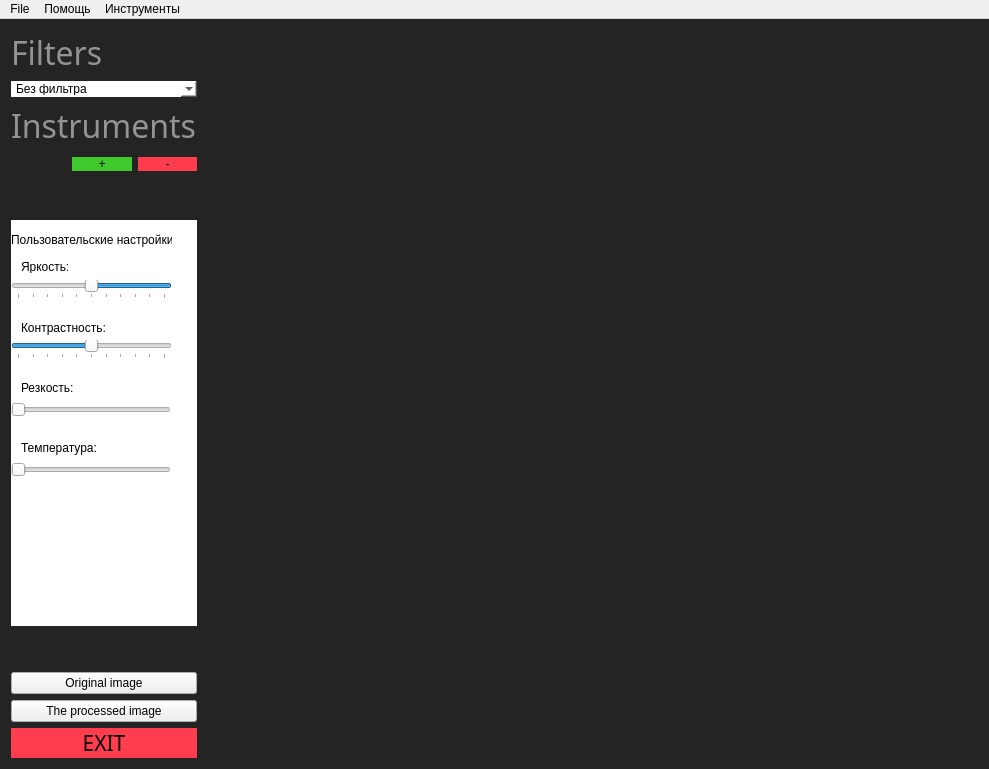
<?xml version="1.0" encoding="UTF-8"?>
<ui version="4.0">
 <class>MainWindow</class>
 <widget class="QMainWindow" name="MainWindow">
  <property name="geometry">
   <rect>
    <x>0</x>
    <y>0</y>
    <width>989</width>
    <height>769</height>
   </rect>
  </property>
  <property name="windowTitle">
   <string>Photo Editor: ANA</string>
  </property>
  <property name="styleSheet">
   <string notr="true">QMainWindow{
background-color:#242424;
}</string>
  </property>
  <widget class="QWidget" name="centralWidget">
   <layout class="QHBoxLayout" name="horizontalLayout_2">
    <item>
     <layout class="QVBoxLayout" name="verticalLayout_4">
      <item>
       <layout class="QVBoxLayout" name="verticalLayout">
        <item>
         <widget class="QLabel" name="label">
          <property name="sizePolicy">
           <sizepolicy hsizetype="Fixed" vsizetype="Fixed">
            <horstretch>0</horstretch>
            <verstretch>0</verstretch>
           </sizepolicy>
          </property>
          <property name="font">
           <font>
            <family>Bauhaus 93</family>
            <pointsize>24</pointsize>
           </font>
          </property>
          <property name="styleSheet">
           <string notr="true">#label{
color:#949494;
}</string>
          </property>
          <property name="text">
           <string>Filters</string>
          </property>
         </widget>
        </item>
        <item>
         <widget class="QComboBox" name="comboBox">
          <property name="sizePolicy">
           <sizepolicy hsizetype="Minimum" vsizetype="Fixed">
            <horstretch>100</horstretch>
            <verstretch>0</verstretch>
           </sizepolicy>
          </property>
          <property name="toolTipDuration">
           <number>-1</number>
          </property>
          <property name="styleSheet">
           <string notr="true">#comboBox{
background:white;
background-color:white;
border:none;
}</string>
          </property>
          <property name="editable">
           <bool>false</bool>
          </property>
          <property name="currentText">
           <string>Без фильтра</string>
          </property>
          <property name="currentIndex">
           <number>0</number>
          </property>
          <property name="sizeAdjustPolicy">
           <enum>QComboBox::AdjustToContentsOnFirstShow</enum>
          </property>
          <item>
           <property name="text">
            <string>Без фильтра</string>
           </property>
          </item>
          <item>
           <property name="text">
            <string>Негатив</string>
           </property>
          </item>
          <item>
           <property name="text">
            <string>Сепия</string>
           </property>
          </item>
          <item>
           <property name="text">
            <string>Черно-белый</string>
           </property>
          </item>
          <item>
           <property name="text">
            <string>Moon</string>
           </property>
          </item>
         </widget>
        </item>
       </layout>
      </item>
      <item>
       <layout class="QVBoxLayout" name="verticalLayout_3">
        <item>
         <widget class="QLabel" name="label_2">
          <property name="sizePolicy">
           <sizepolicy hsizetype="Fixed" vsizetype="Fixed">
            <horstretch>0</horstretch>
            <verstretch>0</verstretch>
           </sizepolicy>
          </property>
          <property name="font">
           <font>
            <family>Bauhaus 93</family>
            <pointsize>24</pointsize>
           </font>
          </property>
          <property name="toolTipDuration">
           <number>-1</number>
          </property>
          <property name="styleSheet">
           <string notr="true">#label_2{
color:#949494;
}</string>
          </property>
          <property name="text">
           <string>Instruments</string>
          </property>
         </widget>
        </item>
        <item>
         <layout class="QVBoxLayout" name="verticalLayout_2">
          <item>
           <layout class="QHBoxLayout" name="horizontalLayout">
            <item>
             <spacer name="horizontalSpacer_2">
              <property name="orientation">
               <enum>Qt::Horizontal</enum>
              </property>
              <property name="sizeType">
               <enum>QSizePolicy::Ignored</enum>
              </property>
              <property name="sizeHint" stdset="0">
               <size>
                <width>61</width>
                <height>20</height>
               </size>
              </property>
             </spacer>
            </item>
            <item>
             <widget class="QPushButton" name="pushButton_2">
              <property name="sizePolicy">
               <sizepolicy hsizetype="Minimum" vsizetype="Fixed">
                <horstretch>0</horstretch>
                <verstretch>0</verstretch>
               </sizepolicy>
              </property>
              <property name="styleSheet">
               <string notr="true">#pushButton_2{
border-style:solid;
background-color:#40C92C;
}
#pushButton_2::hover{
background-color:#18BD00;
}</string>
              </property>
              <property name="text">
               <string>+</string>
              </property>
             </widget>
            </item>
            <item>
             <widget class="QPushButton" name="pushButton">
              <property name="sizePolicy">
               <sizepolicy hsizetype="Minimum" vsizetype="Fixed">
                <horstretch>0</horstretch>
                <verstretch>0</verstretch>
               </sizepolicy>
              </property>
              <property name="toolTipDuration">
               <number>-1</number>
              </property>
              <property name="styleSheet">
               <string notr="true">#pushButton{
border-style:solid;
background-color:#FF3D4E;
}
#pushButton::hover{
background-color:#EB0015;
}</string>
              </property>
              <property name="text">
               <string>-</string>
              </property>
             </widget>
            </item>
           </layout>
          </item>
          <item>
           <spacer name="verticalSpacer">
            <property name="toolTipDuration">
             <number>-1</number>
            </property>
            <property name="orientation">
             <enum>Qt::Vertical</enum>
            </property>
            <property name="sizeType">
             <enum>QSizePolicy::Expanding</enum>
            </property>
            <property name="sizeHint" stdset="0">
             <size>
              <width>20</width>
              <height>40</height>
             </size>
            </property>
           </spacer>
          </item>
          <item>
           <widget class="QWidget" name="widget_2" native="true">
            <property name="sizePolicy">
             <sizepolicy hsizetype="Minimum" vsizetype="Minimum">
              <horstretch>1</horstretch>
              <verstretch>1</verstretch>
             </sizepolicy>
            </property>
            <property name="styleSheet">
             <string notr="true">#widget_2{
background-color:white;
}
</string>
            </property>
            <widget class="QLabel" name="label_3">
             <property name="geometry">
              <rect>
               <x>10</x>
               <y>40</y>
               <width>47</width>
               <height>13</height>
              </rect>
             </property>
             <property name="text">
              <string>Яркость:</string>
             </property>
            </widget>
            <widget class="QSlider" name="horizontalSlider">
             <property name="geometry">
              <rect>
               <x>0</x>
               <y>60</y>
               <width>161</width>
               <height>19</height>
              </rect>
             </property>
             <property name="minimum">
              <number>-100</number>
             </property>
             <property name="maximum">
              <number>100</number>
             </property>
             <property name="singleStep">
              <number>5</number>
             </property>
             <property name="pageStep">
              <number>10</number>
             </property>
             <property name="tracking">
              <bool>true</bool>
             </property>
             <property name="orientation">
              <enum>Qt::Horizontal</enum>
             </property>
             <property name="invertedAppearance">
              <bool>true</bool>
             </property>
             <property name="invertedControls">
              <bool>true</bool>
             </property>
             <property name="tickPosition">
              <enum>QSlider::TicksBelow</enum>
             </property>
             <property name="tickInterval">
              <number>20</number>
             </property>
            </widget>
            <widget class="QLabel" name="label_4">
             <property name="geometry">
              <rect>
               <x>10</x>
               <y>100</y>
               <width>91</width>
               <height>16</height>
              </rect>
             </property>
             <property name="text">
              <string>Контрастность:</string>
             </property>
            </widget>
            <widget class="QSlider" name="horizontalSlider_2">
             <property name="geometry">
              <rect>
               <x>0</x>
               <y>120</y>
               <width>161</width>
               <height>19</height>
              </rect>
             </property>
             <property name="minimum">
              <number>-100</number>
             </property>
             <property name="maximum">
              <number>100</number>
             </property>
             <property name="singleStep">
              <number>5</number>
             </property>
             <property name="orientation">
              <enum>Qt::Horizontal</enum>
             </property>
             <property name="tickPosition">
              <enum>QSlider::TicksBelow</enum>
             </property>
             <property name="tickInterval">
              <number>20</number>
             </property>
            </widget>
            <widget class="QLabel" name="label_5">
             <property name="geometry">
              <rect>
               <x>10</x>
               <y>160</y>
               <width>61</width>
               <height>16</height>
              </rect>
             </property>
             <property name="text">
              <string>Резкость:</string>
             </property>
            </widget>
            <widget class="QSlider" name="horizontalSlider_3">
             <property name="geometry">
              <rect>
               <x>0</x>
               <y>180</y>
               <width>160</width>
               <height>19</height>
              </rect>
             </property>
             <property name="orientation">
              <enum>Qt::Horizontal</enum>
             </property>
            </widget>
            <widget class="QLabel" name="label_6">
             <property name="geometry">
              <rect>
               <x>10</x>
               <y>220</y>
               <width>81</width>
               <height>16</height>
              </rect>
             </property>
             <property name="text">
              <string>Температура:</string>
             </property>
            </widget>
            <widget class="QSlider" name="horizontalSlider_4">
             <property name="geometry">
              <rect>
               <x>0</x>
               <y>240</y>
               <width>160</width>
               <height>19</height>
              </rect>
             </property>
             <property name="orientation">
              <enum>Qt::Horizontal</enum>
             </property>
            </widget>
            <widget class="QLabel" name="label_7">
             <property name="geometry">
              <rect>
               <x>0</x>
               <y>10</y>
               <width>161</width>
               <height>20</height>
              </rect>
             </property>
             <property name="lineWidth">
              <number>1</number>
             </property>
             <property name="midLineWidth">
              <number>0</number>
             </property>
             <property name="text">
              <string>Пользовательские настройки</string>
             </property>
             <property name="textFormat">
              <enum>Qt::AutoText</enum>
             </property>
            </widget>
           </widget>
          </item>
          <item>
           <spacer name="verticalSpacer_2">
            <property name="orientation">
             <enum>Qt::Vertical</enum>
            </property>
            <property name="sizeHint" stdset="0">
             <size>
              <width>20</width>
              <height>40</height>
             </size>
            </property>
           </spacer>
          </item>
         </layout>
        </item>
       </layout>
      </item>
      <item>
       <widget class="QPushButton" name="original">
        <property name="text">
         <string>Original image</string>
        </property>
       </widget>
      </item>
      <item>
       <widget class="QPushButton" name="changeImage">
        <property name="text">
         <string>The processed image</string>
        </property>
       </widget>
      </item>
      <item>
       <widget class="QPushButton" name="pushButton_3">
        <property name="font">
         <font>
          <family>Bauhaus 93</family>
          <pointsize>16</pointsize>
         </font>
        </property>
        <property name="cursor">
         <cursorShape>PointingHandCursor</cursorShape>
        </property>
        <property name="styleSheet">
         <string notr="true">#pushButton_3{
border-style:solid;
background-color:#FF3D4E;
}
#pushButton_3::hover{
background-color:#EB0015;
}</string>
        </property>
        <property name="text">
         <string>EXIT</string>
        </property>
       </widget>
      </item>
     </layout>
    </item>
    <item>
     <widget class="QImageWidget" name="widget" native="true">
      <property name="sizePolicy">
       <sizepolicy hsizetype="Minimum" vsizetype="Minimum">
        <horstretch>1</horstretch>
        <verstretch>0</verstretch>
       </sizepolicy>
      </property>
      <property name="font">
       <font>
        <family>Times New Roman</family>
        <pointsize>14</pointsize>
       </font>
      </property>
      <property name="cursor">
       <cursorShape>PointingHandCursor</cursorShape>
      </property>
      <property name="mouseTracking">
       <bool>false</bool>
      </property>
      <property name="acceptDrops">
       <bool>false</bool>
      </property>
      <property name="toolTipDuration">
       <number>-1</number>
      </property>
      <property name="styleSheet">
       <string notr="true"/>
      </property>
     </widget>
    </item>
   </layout>
  </widget>
  <widget class="QMenuBar" name="menuBar">
   <property name="geometry">
    <rect>
     <x>0</x>
     <y>0</y>
     <width>989</width>
     <height>21</height>
    </rect>
   </property>
   <widget class="QMenu" name="menuFile">
    <property name="title">
     <string>File</string>
    </property>
    <addaction name="actionOk"/>
    <addaction name="action"/>
    <addaction name="separator"/>
    <addaction name="action_2"/>
   </widget>
   <widget class="QMenu" name="menu">
    <property name="title">
     <string>Помощь</string>
    </property>
    <addaction name="action_4"/>
   </widget>
   <widget class="QMenu" name="menu_2">
    <property name="title">
     <string>Инструменты</string>
    </property>
    <addaction name="action_3"/>
   </widget>
   <addaction name="menuFile"/>
   <addaction name="menu"/>
   <addaction name="menu_2"/>
  </widget>
  <action name="actionOk">
   <property name="text">
    <string>Открыть</string>
   </property>
  </action>
  <action name="action_2">
   <property name="text">
    <string>Выход</string>
   </property>
  </action>
  <action name="action">
   <property name="checkable">
    <bool>false</bool>
   </property>
   <property name="enabled">
    <bool>true</bool>
   </property>
   <property name="text">
    <string>Сохранить как</string>
   </property>
  </action>
  <action name="action_3">
   <property name="text">
    <string>Параметры</string>
   </property>
  </action>
  <action name="action_4">
   <property name="text">
    <string>Информация</string>
   </property>
  </action>
 </widget>
 <layoutdefault spacing="6" margin="11"/>
 <customwidgets>
  <customwidget>
   <class>QImageWidget</class>
   <extends>QWidget</extends>
   <header location="global">qimagewidget.h</header>
   <container>1</container>
   <slots>
    <signal>pushButton_4(QMouseEvent*)</signal>
    <signal>newImageLoaded(int)</signal>
    <slot>pushButton_4()</slot>
    <slot>saveImageDefault(QAction*)</slot>
    <slot>setupFilter(int)</slot>
    <slot>mousePress()</slot>
    <slot>mousePress1()</slot>
    <slot>brightnessChanged(int)</slot>
    <slot>contrastChanged(int)</slot>
    <slot>sharpnessChanged(int)</slot>
    <slot>temperatureChanged(int)</slot>
    <slot>sliderValueChanged()</slot>
   </slots>
  </customwidget>
 </customwidgets>
 <resources/>
 <connections>
  <connection>
   <sender>pushButton_3</sender>
   <signal>clicked()</signal>
   <receiver>MainWindow</receiver>
   <slot>close()</slot>
   <hints>
    <hint type="sourcelabel">
     <x>172</x>
     <y>758</y>
    </hint>
    <hint type="destinationlabel">
     <x>51</x>
     <y>369</y>
    </hint>
   </hints>
  </connection>
  <connection>
   <sender>pushButton_2</sender>
   <signal>clicked(bool)</signal>
   <receiver>widget_2</receiver>
   <slot>show()</slot>
   <hints>
    <hint type="sourcelabel">
     <x>115</x>
     <y>157</y>
    </hint>
    <hint type="destinationlabel">
     <x>170</x>
     <y>583</y>
    </hint>
   </hints>
  </connection>
  <connection>
   <sender>pushButton</sender>
   <signal>clicked(bool)</signal>
   <receiver>widget_2</receiver>
   <slot>hide()</slot>
   <hints>
    <hint type="sourcelabel">
     <x>169</x>
     <y>157</y>
    </hint>
    <hint type="destinationlabel">
     <x>81</x>
     <y>384</y>
    </hint>
   </hints>
  </connection>
  <connection>
   <sender>comboBox</sender>
   <signal>currentIndexChanged(int)</signal>
   <receiver>widget</receiver>
   <slot>setupFilter(int)</slot>
   <hints>
    <hint type="sourcelabel">
     <x>137</x>
     <y>83</y>
    </hint>
    <hint type="destinationlabel">
     <x>271</x>
     <y>103</y>
    </hint>
   </hints>
  </connection>
  <connection>
   <sender>original</sender>
   <signal>clicked()</signal>
   <receiver>widget</receiver>
   <slot>mousePress()</slot>
   <hints>
    <hint type="sourcelabel">
     <x>123</x>
     <y>687</y>
    </hint>
    <hint type="destinationlabel">
     <x>212</x>
     <y>653</y>
    </hint>
   </hints>
  </connection>
  <connection>
   <sender>changeImage</sender>
   <signal>clicked()</signal>
   <receiver>widget</receiver>
   <slot>mousePress1()</slot>
   <hints>
    <hint type="sourcelabel">
     <x>165</x>
     <y>716</y>
    </hint>
    <hint type="destinationlabel">
     <x>205</x>
     <y>713</y>
    </hint>
   </hints>
  </connection>
  <connection>
   <sender>widget</sender>
   <signal>newImageLoaded(int)</signal>
   <receiver>comboBox</receiver>
   <slot>setCurrentIndex(int)</slot>
   <hints>
    <hint type="sourcelabel">
     <x>230</x>
     <y>49</y>
    </hint>
    <hint type="destinationlabel">
     <x>112</x>
     <y>74</y>
    </hint>
   </hints>
  </connection>
  <connection>
   <sender>horizontalSlider</sender>
   <signal>sliderReleased()</signal>
   <receiver>widget</receiver>
   <slot>sliderValueChanged()</slot>
   <hints>
    <hint type="sourcelabel">
     <x>77</x>
     <y>285</y>
    </hint>
    <hint type="destinationlabel">
     <x>267</x>
     <y>313</y>
    </hint>
   </hints>
  </connection>
  <connection>
   <sender>horizontalSlider_2</sender>
   <signal>sliderReleased()</signal>
   <receiver>widget</receiver>
   <slot>sliderValueChanged()</slot>
   <hints>
    <hint type="sourcelabel">
     <x>94</x>
     <y>345</y>
    </hint>
    <hint type="destinationlabel">
     <x>255</x>
     <y>360</y>
    </hint>
   </hints>
  </connection>
  <connection>
   <sender>horizontalSlider_3</sender>
   <signal>sliderReleased()</signal>
   <receiver>widget</receiver>
   <slot>sliderValueChanged()</slot>
   <hints>
    <hint type="sourcelabel">
     <x>83</x>
     <y>405</y>
    </hint>
    <hint type="destinationlabel">
     <x>212</x>
     <y>424</y>
    </hint>
   </hints>
  </connection>
  <connection>
   <sender>horizontalSlider_4</sender>
   <signal>sliderReleased()</signal>
   <receiver>widget</receiver>
   <slot>sliderValueChanged()</slot>
   <hints>
    <hint type="sourcelabel">
     <x>122</x>
     <y>464</y>
    </hint>
    <hint type="destinationlabel">
     <x>214</x>
     <y>486</y>
    </hint>
   </hints>
  </connection>
  <connection>
   <sender>horizontalSlider</sender>
   <signal>valueChanged(int)</signal>
   <receiver>widget</receiver>
   <slot>brightnessChanged(int)</slot>
   <hints>
    <hint type="sourcelabel">
     <x>115</x>
     <y>284</y>
    </hint>
    <hint type="destinationlabel">
     <x>226</x>
     <y>329</y>
    </hint>
   </hints>
  </connection>
  <connection>
   <sender>horizontalSlider_2</sender>
   <signal>valueChanged(int)</signal>
   <receiver>widget</receiver>
   <slot>contrastChanged(int)</slot>
   <hints>
    <hint type="sourcelabel">
     <x>142</x>
     <y>346</y>
    </hint>
    <hint type="destinationlabel">
     <x>209</x>
     <y>387</y>
    </hint>
   </hints>
  </connection>
  <connection>
   <sender>horizontalSlider_3</sender>
   <signal>valueChanged(int)</signal>
   <receiver>widget</receiver>
   <slot>sharpnessChanged(int)</slot>
   <hints>
    <hint type="sourcelabel">
     <x>147</x>
     <y>408</y>
    </hint>
    <hint type="destinationlabel">
     <x>204</x>
     <y>442</y>
    </hint>
   </hints>
  </connection>
  <connection>
   <sender>horizontalSlider_4</sender>
   <signal>valueChanged(int)</signal>
   <receiver>widget</receiver>
   <slot>temperatureChanged(int)</slot>
   <hints>
    <hint type="sourcelabel">
     <x>156</x>
     <y>464</y>
    </hint>
    <hint type="destinationlabel">
     <x>203</x>
     <y>513</y>
    </hint>
   </hints>
  </connection>
 </connections>
</ui>
